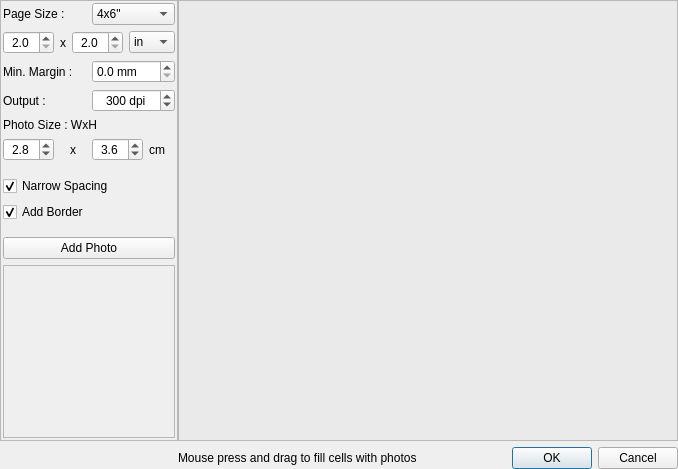
<?xml version="1.0" encoding="UTF-8"?>
<ui version="4.0">
 <class>GridDialog</class>
 <widget class="QDialog" name="GridDialog">
  <property name="geometry">
   <rect>
    <x>0</x>
    <y>0</y>
    <width>678</width>
    <height>469</height>
   </rect>
  </property>
  <property name="windowTitle">
   <string>Photo Grid for Printing</string>
  </property>
  <layout class="QGridLayout" name="gridLayout">
   <property name="horizontalSpacing">
    <number>0</number>
   </property>
   <property name="margin">
    <number>0</number>
   </property>
   <item row="0" column="0">
    <widget class="QFrame" name="frame">
     <property name="frameShape">
      <enum>QFrame::StyledPanel</enum>
     </property>
     <property name="frameShadow">
      <enum>QFrame::Raised</enum>
     </property>
     <layout class="QVBoxLayout" name="verticalLayout">
      <property name="margin">
       <number>2</number>
      </property>
      <item>
       <widget class="QWidget" name="widget" native="true">
        <layout class="QGridLayout" name="gridLayout_2">
         <property name="leftMargin">
          <number>0</number>
         </property>
         <property name="topMargin">
          <number>0</number>
         </property>
         <property name="rightMargin">
          <number>0</number>
         </property>
         <item row="4" column="0" colspan="2">
          <widget class="QLabel" name="label_3">
           <property name="text">
            <string>Photo Size : WxH</string>
           </property>
          </widget>
         </item>
         <item row="5" column="0" colspan="2">
          <widget class="QWidget" name="widget_2" native="true">
           <layout class="QHBoxLayout" name="horizontalLayout">
            <property name="leftMargin">
             <number>0</number>
            </property>
            <property name="topMargin">
             <number>0</number>
            </property>
            <property name="rightMargin">
             <number>0</number>
            </property>
            <item>
             <widget class="QDoubleSpinBox" name="cellWSpin">
              <property name="alignment">
               <set>Qt::AlignCenter</set>
              </property>
              <property name="decimals">
               <number>1</number>
              </property>
              <property name="minimum">
               <double>1.000000000000000</double>
              </property>
              <property name="maximum">
               <double>25.000000000000000</double>
              </property>
              <property name="singleStep">
               <double>0.100000000000000</double>
              </property>
              <property name="value">
               <double>2.800000000000000</double>
              </property>
             </widget>
            </item>
            <item>
             <widget class="QLabel" name="label_5">
              <property name="text">
               <string>x</string>
              </property>
              <property name="alignment">
               <set>Qt::AlignCenter</set>
              </property>
             </widget>
            </item>
            <item>
             <widget class="QDoubleSpinBox" name="cellHSpin">
              <property name="alignment">
               <set>Qt::AlignCenter</set>
              </property>
              <property name="decimals">
               <number>1</number>
              </property>
              <property name="minimum">
               <double>1.000000000000000</double>
              </property>
              <property name="maximum">
               <double>25.000000000000000</double>
              </property>
              <property name="singleStep">
               <double>0.100000000000000</double>
              </property>
              <property name="value">
               <double>3.600000000000000</double>
              </property>
             </widget>
            </item>
            <item>
             <widget class="QLabel" name="label_4">
              <property name="text">
               <string>cm</string>
              </property>
             </widget>
            </item>
           </layout>
          </widget>
         </item>
         <item row="0" column="1">
          <widget class="QComboBox" name="pageSizeCombo">
           <item>
            <property name="text">
             <string>4x6&quot;</string>
            </property>
           </item>
           <item>
            <property name="text">
             <string>5x7&quot;</string>
            </property>
           </item>
           <item>
            <property name="text">
             <string>A4</string>
            </property>
           </item>
           <item>
            <property name="text">
             <string>A5</string>
            </property>
           </item>
           <item>
            <property name="text">
             <string>A6</string>
            </property>
           </item>
           <item>
            <property name="text">
             <string>Custom</string>
            </property>
           </item>
          </widget>
         </item>
         <item row="3" column="0">
          <widget class="QLabel" name="label_6">
           <property name="text">
            <string>Output :</string>
           </property>
          </widget>
         </item>
         <item row="6" column="0" colspan="2">
          <widget class="QCheckBox" name="narrowSpacingBtn">
           <property name="text">
            <string>Narrow Spacing</string>
           </property>
           <property name="checked">
            <bool>true</bool>
           </property>
          </widget>
         </item>
         <item row="0" column="0">
          <widget class="QLabel" name="label">
           <property name="text">
            <string>Page Size :</string>
           </property>
          </widget>
         </item>
         <item row="3" column="1">
          <widget class="QSpinBox" name="dpiSpin">
           <property name="alignment">
            <set>Qt::AlignCenter</set>
           </property>
           <property name="suffix">
            <string> dpi</string>
           </property>
           <property name="minimum">
            <number>72</number>
           </property>
           <property name="maximum">
            <number>1200</number>
           </property>
           <property name="singleStep">
            <number>50</number>
           </property>
           <property name="value">
            <number>300</number>
           </property>
          </widget>
         </item>
         <item row="7" column="0" colspan="2">
          <widget class="QCheckBox" name="addBorderBtn">
           <property name="text">
            <string>Add Border</string>
           </property>
           <property name="checked">
            <bool>true</bool>
           </property>
          </widget>
         </item>
         <item row="1" column="0" colspan="2">
          <widget class="QWidget" name="customPageSizeWidget" native="true">
           <layout class="QHBoxLayout" name="horizontalLayout_2">
            <property name="margin">
             <number>0</number>
            </property>
            <item>
             <widget class="QDoubleSpinBox" name="customWSpin">
              <property name="alignment">
               <set>Qt::AlignCenter</set>
              </property>
              <property name="decimals">
               <number>1</number>
              </property>
              <property name="minimum">
               <double>2.000000000000000</double>
              </property>
              <property name="maximum">
               <double>25.000000000000000</double>
              </property>
              <property name="singleStep">
               <double>0.100000000000000</double>
              </property>
             </widget>
            </item>
            <item>
             <widget class="QLabel" name="label_7">
              <property name="text">
               <string>x</string>
              </property>
              <property name="alignment">
               <set>Qt::AlignCenter</set>
              </property>
             </widget>
            </item>
            <item>
             <widget class="QDoubleSpinBox" name="customHSpin">
              <property name="alignment">
               <set>Qt::AlignCenter</set>
              </property>
              <property name="decimals">
               <number>1</number>
              </property>
              <property name="minimum">
               <double>2.000000000000000</double>
              </property>
              <property name="maximum">
               <double>25.000000000000000</double>
              </property>
              <property name="singleStep">
               <double>0.100000000000000</double>
              </property>
             </widget>
            </item>
            <item>
             <widget class="QComboBox" name="customUnitCombo">
              <property name="currentIndex">
               <number>1</number>
              </property>
              <property name="frame">
               <bool>true</bool>
              </property>
              <item>
               <property name="text">
                <string>cm</string>
               </property>
              </item>
              <item>
               <property name="text">
                <string>in</string>
               </property>
              </item>
             </widget>
            </item>
           </layout>
          </widget>
         </item>
         <item row="2" column="0">
          <widget class="QLabel" name="label_2">
           <property name="text">
            <string>Min. Margin :</string>
           </property>
          </widget>
         </item>
         <item row="2" column="1">
          <widget class="QDoubleSpinBox" name="minMarginSpin">
           <property name="suffix">
            <string> mm</string>
           </property>
           <property name="decimals">
            <number>1</number>
           </property>
           <property name="maximum">
            <double>20.000000000000000</double>
           </property>
           <property name="singleStep">
            <double>0.500000000000000</double>
           </property>
          </widget>
         </item>
        </layout>
       </widget>
      </item>
      <item>
       <widget class="QPushButton" name="addPhotoBtn">
        <property name="text">
         <string>Add Photo</string>
        </property>
       </widget>
      </item>
      <item>
       <widget class="QScrollArea" name="thumbnailScrollArea">
        <property name="sizePolicy">
         <sizepolicy hsizetype="Ignored" vsizetype="Expanding">
          <horstretch>0</horstretch>
          <verstretch>0</verstretch>
         </sizepolicy>
        </property>
        <property name="widgetResizable">
         <bool>true</bool>
        </property>
        <widget class="QWidget" name="thumbnailContainer">
         <property name="geometry">
          <rect>
           <x>0</x>
           <y>0</y>
           <width>188</width>
           <height>120</height>
          </rect>
         </property>
        </widget>
       </widget>
      </item>
     </layout>
    </widget>
   </item>
   <item row="2" column="4">
    <widget class="QDialogButtonBox" name="buttonBox">
     <property name="sizePolicy">
      <sizepolicy hsizetype="Fixed" vsizetype="Fixed">
       <horstretch>0</horstretch>
       <verstretch>0</verstretch>
      </sizepolicy>
     </property>
     <property name="orientation">
      <enum>Qt::Horizontal</enum>
     </property>
     <property name="standardButtons">
      <set>QDialogButtonBox::Cancel|QDialogButtonBox::Ok</set>
     </property>
    </widget>
   </item>
   <item row="2" column="3">
    <widget class="QLabel" name="statusbar">
     <property name="sizePolicy">
      <sizepolicy hsizetype="Expanding" vsizetype="Preferred">
       <horstretch>0</horstretch>
       <verstretch>0</verstretch>
      </sizepolicy>
     </property>
     <property name="text">
      <string>Mouse press and drag to fill cells with photos</string>
     </property>
    </widget>
   </item>
   <item row="0" column="1" colspan="4">
    <widget class="QScrollArea" name="scrollArea">
     <property name="widgetResizable">
      <bool>true</bool>
     </property>
     <property name="alignment">
      <set>Qt::AlignCenter</set>
     </property>
     <widget class="QWidget" name="scrollAreaWidgetContents">
      <property name="geometry">
       <rect>
        <x>0</x>
        <y>0</y>
        <width>474</width>
        <height>426</height>
       </rect>
      </property>
      <property name="styleSheet">
       <string notr="true">background-color: rgb(234, 234, 234);</string>
      </property>
     </widget>
    </widget>
   </item>
  </layout>
 </widget>
 <resources>
  <include location="../data/resources.qrc"/>
 </resources>
 <connections>
  <connection>
   <sender>buttonBox</sender>
   <signal>accepted()</signal>
   <receiver>GridDialog</receiver>
   <slot>accept()</slot>
   <hints>
    <hint type="sourcelabel">
     <x>248</x>
     <y>254</y>
    </hint>
    <hint type="destinationlabel">
     <x>157</x>
     <y>274</y>
    </hint>
   </hints>
  </connection>
  <connection>
   <sender>buttonBox</sender>
   <signal>rejected()</signal>
   <receiver>GridDialog</receiver>
   <slot>reject()</slot>
   <hints>
    <hint type="sourcelabel">
     <x>316</x>
     <y>260</y>
    </hint>
    <hint type="destinationlabel">
     <x>286</x>
     <y>274</y>
    </hint>
   </hints>
  </connection>
 </connections>
</ui>
